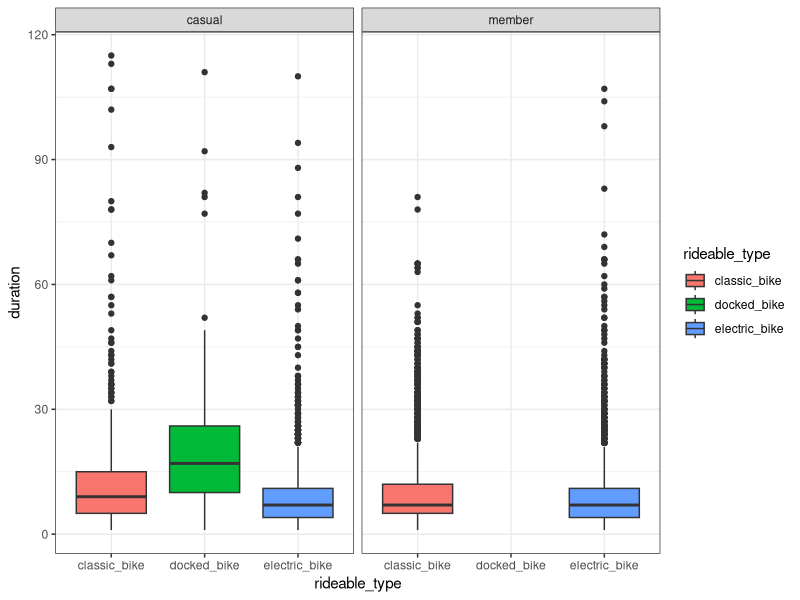
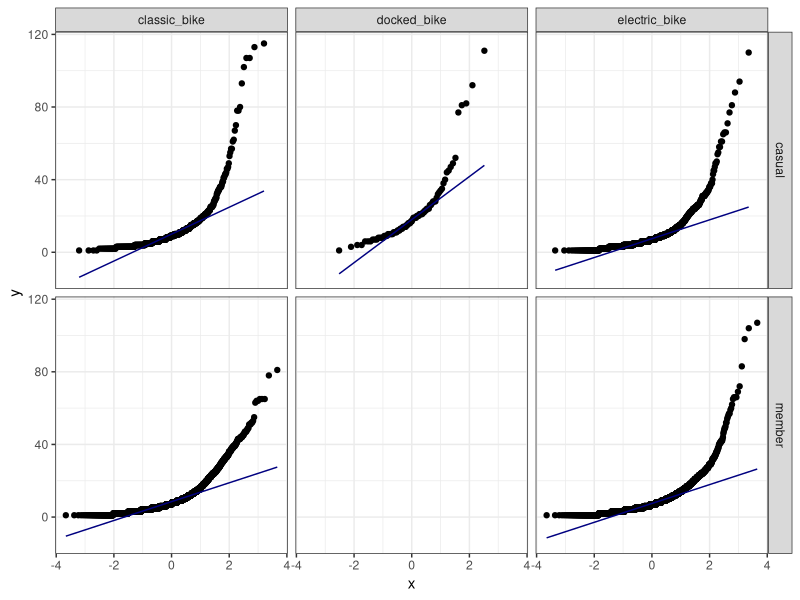
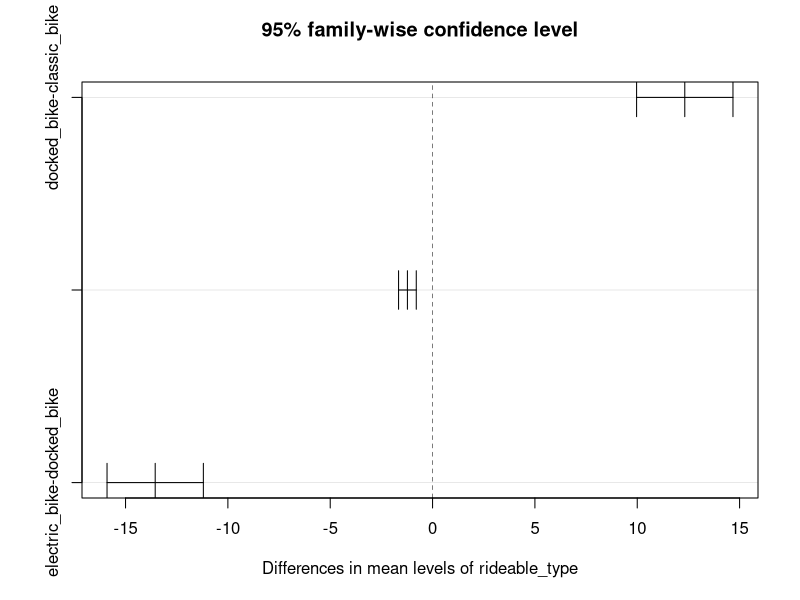
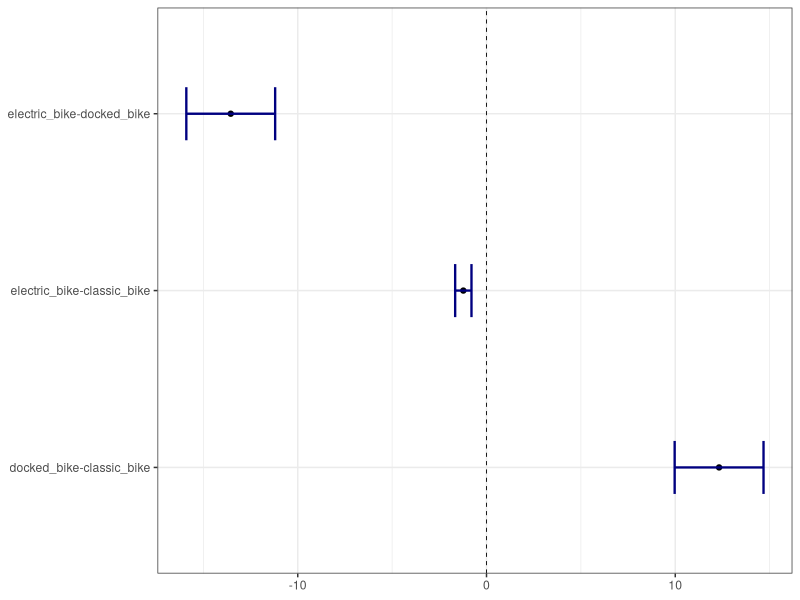

Here is the R script that generated these plots, in order:
library(tidyverse)
library(broom)
bikes <- read_csv("bikes_chicago_sample.csv")
names(bikes)

class(bikes$duration)

bikes %>% 
  summarise(
    mean_dur = mean(duration,na.rm = TRUE),
    sd_dur = sd(duration,na.rm = TRUE),
    median_dur = median(duration,na.rm = TRUE),
    pct95_dur = quantile(duration,c(0.95)),
    n = n()
  )


bikes %>% 
  group_by(member_casual) %>% 
  summarise( n = n()) %>% 
  summarise( pct = n/sum(n))


bikes %>% 
  group_by(member_casual) %>% 
  reframe( n = n()) %>% 
  reframe( pct = n/sum(n))


bikes %>% 
  group_by(member_casual) %>% 
  summarise(
    mean_dur = mean(duration,na.rm = TRUE),
    sd_dur = sd(duration,na.rm = TRUE),
    median_dur = median(duration,na.rm = TRUE),
    pct95_dur = quantile(duration,c(0.95)),
    n = n()
  )


sum_func <- function(df,grp_var,var){
  df %>% 
    group_by({{grp_var}}) %>% 
    summarise(across(
      .cols = {{var}},
      .fns = list(
  mean=  ~mean(.x,na.rm =TRUE),
  sd =  ~sd(.x,na.rm =TRUE),
        median = ~median(.x,na.rm =TRUE),
     n=  ~n(),
     pct95=  ~quantile(.x,c(0.95))
      ),
      .names = "{col}_{fn}"
    )
      
    )
}

sum_func(bikes,member_casual,duration)
sum_func(bikes,rideable_type,duration)

bikes %>% 
  ggplot(aes(x= rideable_type,y = duration,fill = rideable_type))+
  geom_boxplot()+
  theme_bw()+
  facet_wrap(~member_casual)


##distribution of duration by bike and member type
bikes %>% 
  ggplot(aes(sample= duration)) +
  geom_qq()+
  geom_qq_line(color = "navyblue")+
  facet_grid(member_casual ~ rideable_type)+
  theme_bw()

##
ttest_result <- bikes %>% 
  t.test(duration ~ member_casual, data =.)
ttest_result  
tidy(ttest_result)

t.test(duration ~ member_casual, data =bikes,var.equal =FALSE)

## by bike type

bikes %>% 
  aov(duration ~ rideable_type,data =.) %>%
  summary()
  

anova1 <- bikes %>% 
  aov(duration ~ rideable_type,data =.) %>%   
  TukeyHSD() %>% 
  tidy()


bikes %>% 
  aov(duration ~ rideable_type,data =.) %>%
  TukeyHSD() %>% 
  plot()





anova1 %>% 
  ggplot(aes(x=contrast,y= estimate)) +
  geom_point()+
  geom_errorbar(aes(ymin=conf.low,ymax = conf.high),width = 0.3,linewidth = 0.8,color = "navyblue")+
  geom_hline(yintercept = 0,linetype = 2 ,linewidth = 0.3)+
  coord_flip()+
  theme_bw()+
  labs(x=NULL,y = NULL)
  
  
  
  
  
  
  
  
  












